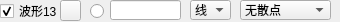
                   <widget class="QWidget" name="widget_13" native="true">
                    <property name="minimumSize">
                     <size>
                      <width>0</width>
                      <height>22</height>
                     </size>
                    </property>
                    <property name="maximumSize">
                     <size>
                      <width>16777215</width>
                      <height>22</height>
                     </size>
                    </property>
                    <widget class="QLineEdit" name="txtValueCurve13">
                     <property name="geometry">
                      <rect>
                       <x>110</x>
                       <y>0</y>
                       <width>71</width>
                       <height>20</height>
                      </rect>
                     </property>
                     <property name="text">
                      <string/>
                     </property>
                    </widget>
                    <widget class="QRadioButton" name="rdoBoldCurve13">
                     <property name="geometry">
                      <rect>
                       <x>90</x>
                       <y>3</y>
                       <width>16</width>
                       <height>16</height>
                      </rect>
                     </property>
                     <property name="text">
                      <string/>
                     </property>
                     <property name="checked">
                      <bool>false</bool>
                     </property>
                    </widget>
                    <widget class="QCheckBox" name="chkVisibleCurve13">
                     <property name="geometry">
                      <rect>
                       <x>0</x>
                       <y>3</y>
                       <width>60</width>
                       <height>16</height>
                      </rect>
                     </property>
                     <property name="text">
                      <string>波形13</string>
                     </property>
                     <property name="checked">
                      <bool>true</bool>
                     </property>
                    </widget>
                    <widget class="QPushButton" name="btnColourCurve13">
                     <property name="geometry">
                      <rect>
                       <x>60</x>
                       <y>0</y>
                       <width>21</width>
                       <height>21</height>
                      </rect>
                     </property>
                     <property name="text">
                      <string/>
                     </property>
                    </widget>
                    <widget class="QComboBox" name="cmbLineStyle13">
                     <property name="geometry">
                      <rect>
                       <x>190</x>
                       <y>0</y>
                       <width>41</width>
                       <height>20</height>
                      </rect>
                     </property>
                     <property name="currentIndex">
                      <number>1</number>
                     </property>
                     <item>
                      <property name="text">
                       <string>点</string>
                      </property>
                     </item>
                     <item>
                      <property name="text">
                       <string>线</string>
                      </property>
                     </item>
                     <item>
                      <property name="text">
                       <string>左</string>
                      </property>
                     </item>
                     <item>
                      <property name="text">
                       <string>右</string>
                      </property>
                     </item>
                     <item>
                      <property name="text">
                       <string>中</string>
                      </property>
                     </item>
                     <item>
                      <property name="text">
                       <string>积</string>
                      </property>
                     </item>
                    </widget>
                    <widget class="QComboBox" name="cmbScatterStyle13">
                     <property name="geometry">
                      <rect>
                       <x>240</x>
                       <y>0</y>
                       <width>91</width>
                       <height>20</height>
                      </rect>
                     </property>
                     <property name="focusPolicy">
                      <enum>Qt::WheelFocus</enum>
                     </property>
                     <property name="maxVisibleItems">
                      <number>20</number>
                     </property>
                     <item>
                      <property name="text">
                       <string>无散点</string>
                      </property>
                      <property name="icon">
                       <iconset resource="res.qrc">
                        <normaloff>:/pic/ssNone.png</normaloff>:/pic/ssNone.png</iconset>
                      </property>
                     </item>
                     <item>
                      <property name="text">
                       <string>x形</string>
                      </property>
                      <property name="icon">
                       <iconset resource="res.qrc">
                        <normaloff>:/pic/ssCross.png</normaloff>:/pic/ssCross.png</iconset>
                      </property>
                     </item>
                     <item>
                      <property name="text">
                       <string>+形</string>
                      </property>
                      <property name="icon">
                       <iconset resource="res.qrc">
                        <normaloff>:/pic/ssPlus.png</normaloff>:/pic/ssPlus.png</iconset>
                      </property>
                     </item>
                     <item>
                      <property name="text">
                       <string>空心圆</string>
                      </property>
                      <property name="icon">
                       <iconset resource="res.qrc">
                        <normaloff>:/pic/ssCircle.png</normaloff>:/pic/ssCircle.png</iconset>
                      </property>
                     </item>
                     <item>
                      <property name="text">
                       <string>实心圆</string>
                      </property>
                      <property name="icon">
                       <iconset resource="res.qrc">
                        <normaloff>:/pic/ssDisc.png</normaloff>:/pic/ssDisc.png</iconset>
                      </property>
                     </item>
                     <item>
                      <property name="text">
                       <string>矩形</string>
                      </property>
                      <property name="icon">
                       <iconset resource="res.qrc">
                        <normaloff>:/pic/ssSquare.png</normaloff>:/pic/ssSquare.png</iconset>
                      </property>
                     </item>
                     <item>
                      <property name="text">
                       <string>菱形</string>
                      </property>
                      <property name="icon">
                       <iconset resource="res.qrc">
                        <normaloff>:/pic/ssDiamond.png</normaloff>:/pic/ssDiamond.png</iconset>
                      </property>
                     </item>
                     <item>
                      <property name="text">
                       <string>星形</string>
                      </property>
                      <property name="icon">
                       <iconset resource="res.qrc">
                        <normaloff>:/pic/ssStar.png</normaloff>:/pic/ssStar.png</iconset>
                      </property>
                     </item>
                     <item>
                      <property name="text">
                       <string>正三角</string>
                      </property>
                      <property name="icon">
                       <iconset resource="res.qrc">
                        <normaloff>:/pic/ssTriangle.png</normaloff>:/pic/ssTriangle.png</iconset>
                      </property>
                     </item>
                     <item>
                      <property name="text">
                       <string>倒三角</string>
                      </property>
                      <property name="icon">
                       <iconset resource="res.qrc">
                        <normaloff>:/pic/ssTriangleInverted.png</normaloff>:/pic/ssTriangleInverted.png</iconset>
                      </property>
                     </item>
                     <item>
                      <property name="text">
                       <string>x框</string>
                      </property>
                      <property name="icon">
                       <iconset resource="res.qrc">
                        <normaloff>:/pic/ssCrossSquare.png</normaloff>:/pic/ssCrossSquare.png</iconset>
                      </property>
                     </item>
                     <item>
                      <property name="text">
                       <string>+框</string>
                      </property>
                      <property name="icon">
                       <iconset resource="res.qrc">
                        <normaloff>:/pic/ssPlusSquare.png</normaloff>:/pic/ssPlusSquare.png</iconset>
                      </property>
                     </item>
                     <item>
                      <property name="text">
                       <string>x圆</string>
                      </property>
                      <property name="icon">
                       <iconset resource="res.qrc">
                        <normaloff>:/pic/ssCrossCircle.png</normaloff>:/pic/ssCrossCircle.png</iconset>
                      </property>
                     </item>
                     <item>
                      <property name="text">
                       <string>+圆</string>
                      </property>
                      <property name="icon">
                       <iconset resource="res.qrc">
                        <normaloff>:/pic/ssPlusCircle.png</normaloff>:/pic/ssPlusCircle.png</iconset>
                      </property>
                     </item>
                     <item>
                      <property name="text">
                       <string>和平</string>
                      </property>
                      <property name="icon">
                       <iconset resource="res.qrc">
                        <normaloff>:/pic/ssPeace.png</normaloff>:/pic/ssPeace.png</iconset>
                      </property>
                     </item>
                    </widget>
                   </widget>
